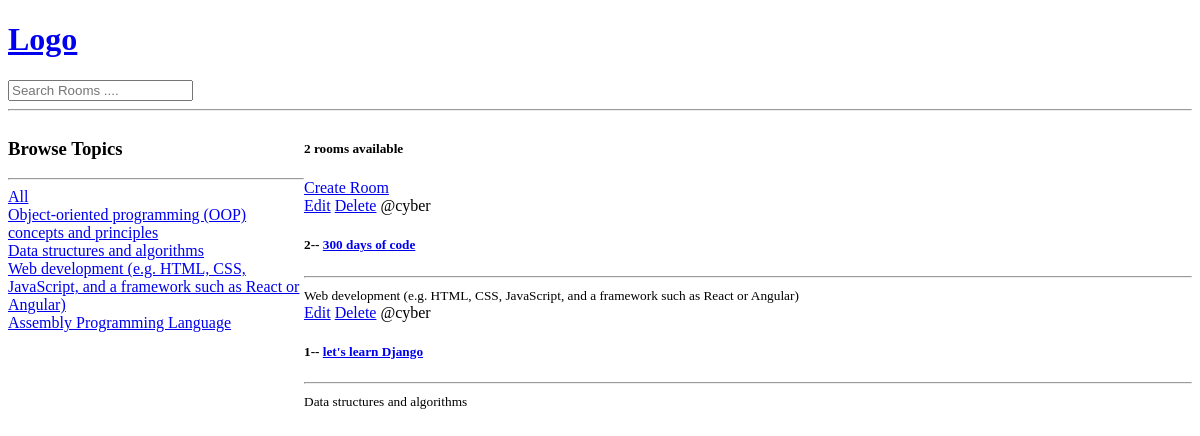
Before: / with the older database file.
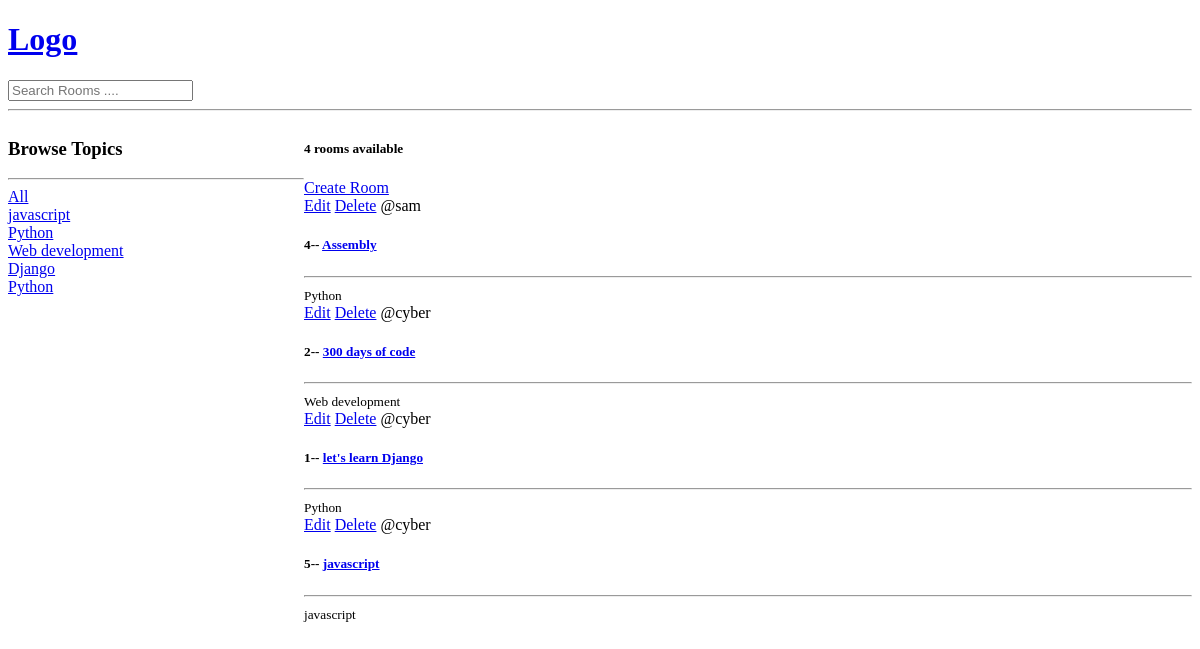
After: the same page with the newer database file.
### base/models.py (models this page shows, shortened)
class Topic(models.Model):
    name=models.CharField(max_length=200)

class Room(models.Model):
    host =models.ForeignKey(User, on_delete=models.SET_NULL, null=True)
    topic = models.ForeignKey(Topic, on_delete=models.SET_NULL, null=True)
    name=models.CharField(max_length=200)
    description=models.TextField(null=True,blank=True)
    updated=models.DateTimeField(auto_now=True)
    created=models.DateTimeField(auto_now_add=True)
    class Meta:
        ordering=['-updated','-created']

### base/views.py (the view)
# urls.py: path('', views.home, name='home'),
def home(request):
    q=request.GET.get('q') if request.GET.get('q')!= None else ''
    rooms=Room.objects.filter(
        Q(topic__name__icontains=q)|
        Q(name__icontains=q)|
        Q(description__icontains=q)
    )
    topics = Topic.objects.all()
    room_count = rooms.count()
    context={
    'rooms':rooms,
    'topics':topics,
    'room_count':room_count
    }
    return render(request, 'base/home.html',context)

### base/templates/base/home.html (shortened to what this page needs)
{% extends "main.html" %}
{% block content %}
<div class="home-container">
  <div>
    <h3>Browse Topics</h3>
    <hr />
    <div>
        <a href=" {%url 'home'%} "> All </a>
    </div>
    {% for topic in topics  %}
        <div>
            <a href=" {%url 'home'%}?q={{topic.name}} "> {{topic.name}} </a>
        </div>
    {% endfor %}
  </div>
  <div>
    <h5> {{room_count}} rooms available </h5>
    <a href="{%url 'create-room'%}">Create Room</a>
    <div>
      {% for room in rooms %}
      <div>
        <a href="{%url 'update-room' room.id %}">Edit</a>
        <a href="{%url 'delete-room' room.id %}">Delete</a>
        <span> @{{room.host.username}} </span>
        <h5>
          {{room.id}}-- <a href=" {% url 'room' room.id %} ">{{room.name}}</a>
        </h5>
        <hr />
        <small> {{room.topic.name}} </small>
      </div>
      {% endfor %}
    </div>
  </div>
</div>
{% endblock content %}

### templates/main.html (shortened to what this page needs)
<!DOCTYPE html>
<html lang="en">
<head>
</head>
<body>
    {% include 'navbar.html' %}
    {% block content %}
    {% endblock %}
</body>
</html>

### templates/navbar.html
<a href="/">
    <h1>Logo</h1>
</a>
<form action="{%url 'home'%}" method="GET">
    <input type="text" name="q" placeholder="Search Rooms ....">
</form>
<hr>

### base/templates/base/home.html (style rules this page uses)
.home-container { display:grid; grid-template-columns:1fr 3fr; }

Changed rows visible on the page:
removed Topic: name "Object-oriented programming (OOP) concepts and principles"
removed Topic: name "Data structures and algorithms"
removed Topic: name "Web development (e.g. HTML, CSS, JavaScript, and a framework such as React or Angular)"
removed Topic: name "Assembly Programming Language"
added Topic: name "javascript"
added Topic: name "Python"
added Topic: name "Web development"
added Topic: name "Django"
added Topic: name "Python"
added Room: host.username "sam", id "4", name "Assembly", topic.name "Python"
changed Room id 2: topic.name "Web development (e.g. HTML, CSS, JavaScript, and a framework such as React or Angular)" → "Web development"
changed Room "let's learn Django": topic.name "Data structures and algorithms" → "Python"
added Room: host.username "cyber", id "5", name "javascript", topic.name "javascript"
Other visible differences:
{{ room_count }}: "2" → "4"
